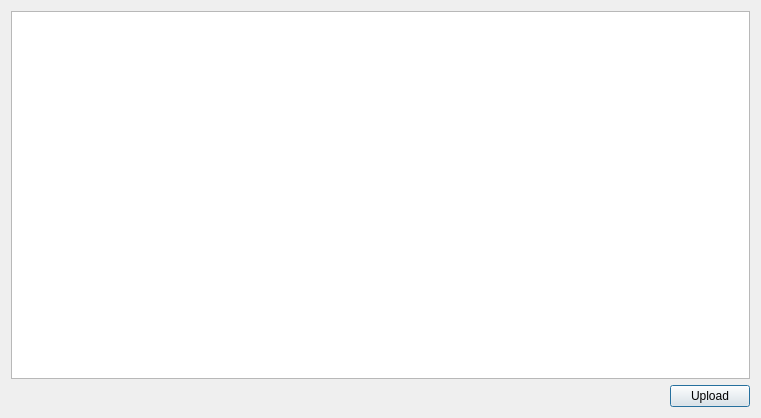
<?xml version="1.0" encoding="UTF-8"?>
<ui version="4.0">
 <class>UploadFileInGoogleDriveDialog</class>
 <widget class="QDialog" name="UploadFileInGoogleDriveDialog">
  <property name="geometry">
   <rect>
    <x>0</x>
    <y>0</y>
    <width>761</width>
    <height>418</height>
   </rect>
  </property>
  <property name="windowTitle">
   <string>Dialog</string>
  </property>
  <layout class="QVBoxLayout" name="verticalLayout">
   <item>
    <widget class="QTableView" name="tableViewFileSystem">
     <property name="showGrid">
      <bool>false</bool>
     </property>
    </widget>
   </item>
   <item>
    <layout class="QHBoxLayout" name="horizontalLayout">
     <item>
      <spacer name="horizontalSpacer">
       <property name="orientation">
        <enum>Qt::Horizontal</enum>
       </property>
       <property name="sizeHint" stdset="0">
        <size>
         <width>40</width>
         <height>20</height>
        </size>
       </property>
      </spacer>
     </item>
     <item>
      <spacer name="horizontalSpacer_2">
       <property name="orientation">
        <enum>Qt::Horizontal</enum>
       </property>
       <property name="sizeHint" stdset="0">
        <size>
         <width>40</width>
         <height>20</height>
        </size>
       </property>
      </spacer>
     </item>
     <item>
      <spacer name="horizontalSpacer_3">
       <property name="orientation">
        <enum>Qt::Horizontal</enum>
       </property>
       <property name="sizeHint" stdset="0">
        <size>
         <width>40</width>
         <height>20</height>
        </size>
       </property>
      </spacer>
     </item>
     <item>
      <widget class="QPushButton" name="pushButtonUpload">
       <property name="text">
        <string>Upload</string>
       </property>
      </widget>
     </item>
    </layout>
   </item>
  </layout>
 </widget>
 <resources/>
 <connections>
  <connection>
   <sender>tableViewFileSystem</sender>
   <signal>doubleClicked(QModelIndex)</signal>
   <receiver>UploadFileInGoogleDriveDialog</receiver>
   <slot>tableViewFileSystemDoubleClicked(QModelIndex)</slot>
   <hints>
    <hint type="sourcelabel">
     <x>239</x>
     <y>234</y>
    </hint>
    <hint type="destinationlabel">
     <x>238</x>
     <y>612</y>
    </hint>
   </hints>
  </connection>
  <connection>
   <sender>pushButtonUpload</sender>
   <signal>clicked()</signal>
   <receiver>UploadFileInGoogleDriveDialog</receiver>
   <slot>pushButtonUploadClicked()</slot>
   <hints>
    <hint type="sourcelabel">
     <x>717</x>
     <y>396</y>
    </hint>
    <hint type="destinationlabel">
     <x>700</x>
     <y>529</y>
    </hint>
   </hints>
  </connection>
  <connection>
   <sender>tableViewFileSystem</sender>
   <signal>clicked(QModelIndex)</signal>
   <receiver>UploadFileInGoogleDriveDialog</receiver>
   <slot>tableViewFileSystemClicked(QModelIndex)</slot>
   <hints>
    <hint type="sourcelabel">
     <x>366</x>
     <y>208</y>
    </hint>
    <hint type="destinationlabel">
     <x>361</x>
     <y>532</y>
    </hint>
   </hints>
  </connection>
 </connections>
 <slots>
  <slot>tableViewFileSystemDoubleClicked(QModelIndex)</slot>
  <slot>pushButtonUploadClicked()</slot>
  <slot>tableViewFileSystemClicked(QModelIndex)</slot>
 </slots>
</ui>
